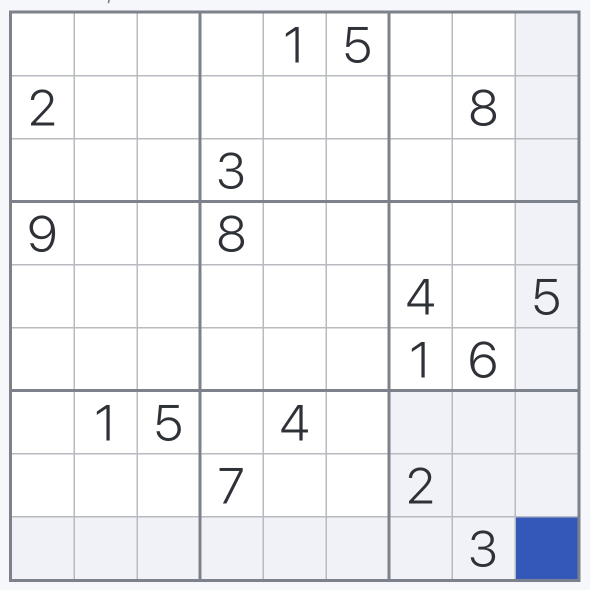
#> input picture datasets/sudokus/extreme_6.jpg, 1179 x 1179 px (shown at 1/2 size)
$ python extract_cells.py
#> lines starting #> are read from the running program, lines starting #| are printed output that depends on the picture; after the words box and inside, x2 and y2 are one past the last pixel; in counts of white or black regions, pixels touching at a corner belong together
### vision/board_segmenter.py
##################################################################################################
#                                        SCRIPT OVERVIEW                                         #
#                                                                                                #
# This script handles Sudoku grid segmentation. It takes a JPG/PNG image of a Sudoku puzzle,     #
# detects the board using contour detection and perspective transformation, and segments it      #
# into 81 individual cell readme_images (9x9). These can then be passed to OCR modules for digit        #
# extraction.                                                                                    #
##################################################################################################

##################################################################################################
#                                            IMPORTS                                             #
##################################################################################################

import cv2
import numpy as np
import os

##################################################################################################
#                                        IMPLEMENTATION                                          #
##################################################################################################

def preprocess_image(image):
    """
    Applies grayscale, Gaussian blur, and adaptive thresholding to enhance the Sudoku grid.

    Args:
        image (np.ndarray): Original BGR Sudoku image.

    Returns:
        np.ndarray: Preprocessed binary image highlighting grid lines.
    """

    gray = cv2.cvtColor(image, cv2.COLOR_BGR2GRAY)
    blur = cv2.GaussianBlur(gray, (5, 5), 0)
    thresh = cv2.adaptiveThreshold(
        blur, 255, cv2.ADAPTIVE_THRESH_GAUSSIAN_C,
        cv2.THRESH_BINARY_INV, 11, 2
    )
    return thresh

def find_largest_contour(thresh_img):
    """
    Finds the largest external contour in a thresholded image.

    Assumes the largest contour corresponds to the Sudoku board.

    Args:
        thresh_img (np.ndarray): Binary preprocessed image.

    Returns:
        np.ndarray: Contour of the Sudoku grid.
    """

    contours, _ = cv2.findContours(thresh_img, cv2.RETR_EXTERNAL, cv2.CHAIN_APPROX_SIMPLE)
    return max(contours, key=cv2.contourArea)

def warp_perspective(image, contour, size=450):
    """
    Warps a detected grid contour into a top-down square view.

    Applies a perspective transform and fixes orientation for consistency.

    Args:
        image (np.ndarray): Original image.
        contour (np.ndarray): 4-point contour of the Sudoku grid.
        size (int): Desired output size (default: 450).

    Returns:
        np.ndarray: Warped, oriented square image of the Sudoku grid.

    Raises:
        ValueError: If the contour does not have exactly 4 points.
    """

    peri = cv2.arcLength(contour, True)
    approx = cv2.approxPolyDP(contour, 0.02 * peri, True)

    if len(approx) != 4:
        raise ValueError("Could not find 4-cornered grid contour.")

    points = approx.reshape(4, 2)
    points = sorted(points, key=lambda x: x[0] + x[1])
    tl, tr = sorted(points[:2], key=lambda x: x[0])
    bl, br = sorted(points[2:], key=lambda x: x[0])

    src = np.array([tl, tr, br, bl], dtype="float32")
    dst = np.array([[0, 0], [size-1, 0], [size-1, size-1], [0, size-1]], dtype="float32")

    matrix = cv2.getPerspectiveTransform(src, dst)

    warped = cv2.warpPerspective(image, matrix, (size, size))

    # 💡 FIX ORIENTATION
    warped = cv2.rotate(warped, cv2.ROTATE_90_CLOCKWISE)
    warped = cv2.flip(warped, 1)  # Horizontal flip

    return warped

def segment_cells(warped_grid):
    """
    Splits a warped Sudoku grid into 81 equal-sized cell readme_images.

    Args:
        warped_grid (np.ndarray): Top-down 450x450 Sudoku grid image.

    Returns:
        list[np.ndarray]: List of 81 cell readme_images in row-major order.
    """

    cells = []
    size = warped_grid.shape[0]  # assuming square
    cell_size = size // 9

    for y in range(9):
        for x in range(9):
            x1, y1 = x * cell_size, y * cell_size
            cell = warped_grid[y1:y1 + cell_size, x1:x1 + cell_size]
            cells.append(cell)
    return cells

def extract_cells_from_image(image_path: str) -> list:
    """
    Full pipeline to extract 81 cell readme_images from a Sudoku puzzle image.

    Args:
        image_path (str): Path to the input image.

    Returns:
        list[np.ndarray]: List of 81 segmented cell readme_images.
    """

    if not os.path.exists(image_path):
        raise FileNotFoundError(f"Image not found: {image_path}")

    image = cv2.imread(image_path)
    preprocessed = preprocess_image(image)
    contour = find_largest_contour(preprocessed)
    warped = warp_perspective(image, contour)
    cell_images = segment_cells(warped)
    return cell_images

### cnn_classifier/extract_cells.py
##################################################################################################
#                                        SCRIPT OVERVIEW                                         #
#                                                                                                #
# This script prepares a datasets for training a custom CNN digit classifier.                    #
# It loads a Sudoku image, segments it into 81 cells, and saves each cell as an image            #
# in a folder based on the image name.                                                           #
# These can then be manually labeled and organized into folders for training.                    #
##################################################################################################

##################################################################################################
#                                            IMPORTS                                             #
##################################################################################################

import os
import cv2
import sys
from utils.logs_config import logger
from vision.board_segmenter import extract_cells_from_image

##################################################################################################
#                                        CONFIGURATION                                           #
##################################################################################################

sys.path.append(os.path.abspath(os.path.join(os.path.dirname(__file__), "..")))

# Path to image to segment
IMAGE_PATH = "../datasets/sudokus/extreme_6.jpg"

# Output folder
OUTPUT_DIR = "../datasets/raw"

##################################################################################################
#                                        IMPLEMENTATION                                          #
##################################################################################################

def save_cells_from_image(image_path: str):
    """
    Segments a Sudoku image into 81 individual cell readme_images and saves them to disk.

    Given a path to a full Sudoku board image, this function uses the board segmenter
    to extract each of the 81 cells. The resulting cell readme_images are saved as individual
    PNG files in a subdirectory named after the source image.

    Args:
        image_path (str): Path to the input Sudoku image file.

    Output:
        81 PNG readme_images saved to a subfolder within OUTPUT_DIR.
    """
#> called with image_path = '../datasets/sudokus/extreme_6.jpg'

    image_name = os.path.splitext(os.path.basename(image_path))[0]
    output_path = os.path.join(OUTPUT_DIR, image_name)

    os.makedirs(output_path, exist_ok=True)

    logger.info(f"📸 Processing image: {image_path}")
#> (this line was passed over: colorlog is not available in this run)
    cells = extract_cells_from_image(image_path)
#> in extract_cells_from_image, image is the input picture: shape (1179, 1179, 3); mean B, G, R 243.3, 240.4, 239.5
#> in preprocess_image, `thresh = cv2.adaptiveThreshold( blur, 255, cv2.ADAPTIVE_THRESH_GAUSSIA..`:
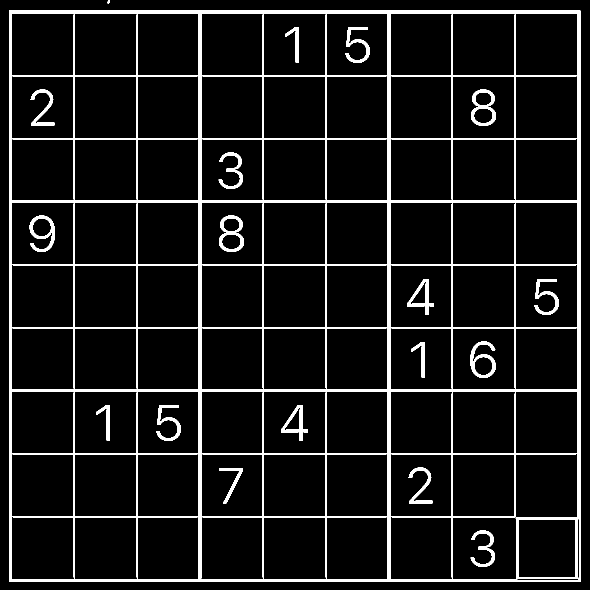
#> thresh: shape (1179, 1179) (shown at 1/2 size); 8.1% white; 19 white regions
#> in find_largest_contour, `contours, _ = cv2.findContours(thresh_img, cv2.RETR_EXTERNAL, cv2.CHAI..`: contours = 2 contours, 1 with area under 20; largest, box (x1, y1, x2, y2) and area: (18, 21, 1161, 1164) 1304164
#> in extract_cells_from_image, `contour = find_largest_contour(preprocessed)`: contour = [[18, 21], [18, 1163], [1160, 1163], [1160, 21]]
#> in warp_perspective, `peri = cv2.arcLength(contour, True)`: peri = 4568
#> in warp_perspective, `approx = cv2.approxPolyDP(contour, 0.02 * peri, True)`: approx = [[18, 21], [18, 1163], [1160, 1163], [1160, 21]]
#> in warp_perspective, `points = sorted(points, key=lambda x: x[0] + x[1])`: points = [[18, 21], [18, 1163], [1160, 21], [1160, 1163]]
#> in warp_perspective, `tl, tr = sorted(points[:2], key=lambda x: x[0])`: tl = [18, 21]; tr = [18, 1163]
#> in warp_perspective, `bl, br = sorted(points[2:], key=lambda x: x[0])`: bl = [1160, 21]; br = [1160, 1163]
#> in warp_perspective, `src = np.array([tl, tr, br, bl], dtype="float32")`: src = [[18, 21], [18, 1163], [1160, 1163], [1160, 21]]
#> in warp_perspective, `matrix = cv2.getPerspectiveTransform(src, dst)`: matrix = [[1.02e-17, 0.393, -8.26], [0.393, -2.76e-19, -7.08], [1.49e-19, 0, 1]]
#> in warp_perspective, `warped = cv2.warpPerspective(image, matrix, (size, size))`:
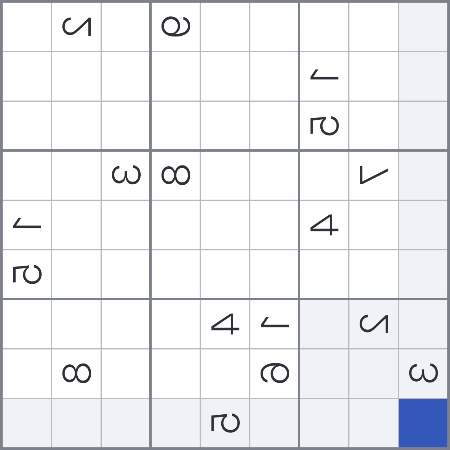
#> warped: shape (450, 450, 3); mean B, G, R 242.3, 239.4, 238.5
#> in warp_perspective, `warped = cv2.rotate(warped, cv2.ROTATE_90_CLOCKWISE)`:
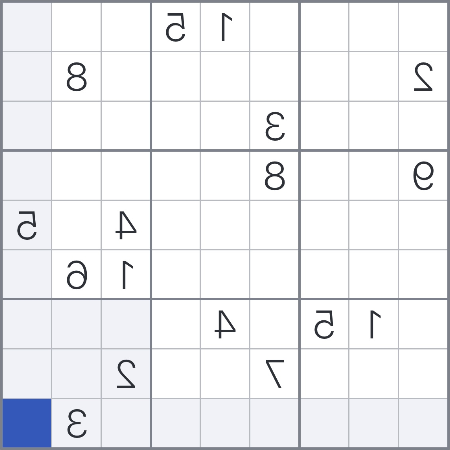
#> warped: shape (450, 450, 3); mean B, G, R 242.3, 239.4, 238.5
#> in warp_perspective, `warped = cv2.flip(warped, 1)`:
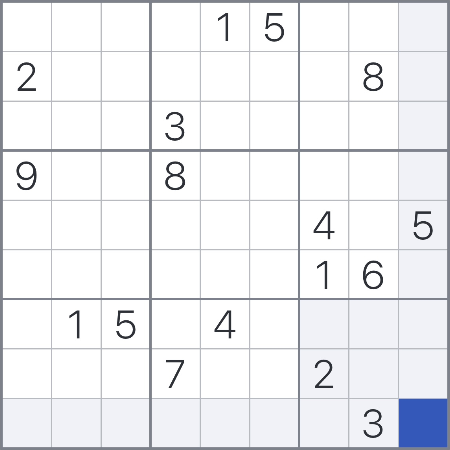
#> warped: shape (450, 450, 3); mean B, G, R 242.3, 239.4, 238.5
#> after the loop in segment_cells, `for y in range(9):`: cells = 81 items
#> cells = 81 items

    logger.info(f"💾 Saving 81 extracted cells to: {output_path}")
#> (this line was passed over: colorlog is not available in this run)

    for idx, cell in enumerate(cells):
        filename = f"{image_name}_cell_{idx:02}.png"
        cv2.imwrite(os.path.join(output_path, filename), cell)
#> this loop made 81 passes
#> filename on passes 1 to 12: 'extreme_6_cell_00.png', 'extreme_6_cell_01.png', 'extreme_6_cell_02.png', 'extreme_6_cell_03.png', 'extreme_6_cell_04.png', 'extreme_6_cell_05.png', 'extreme_6_cell_06.png', 'extreme_6_cell_07.png', 'extreme_6_cell_08.png', 'extreme_6_cell_09.png', 'extreme_6_cell_10.png', 'extreme_6_cell_11.png'
#> pass 1, in save_cells_from_image, `cv2.imwrite(os.path.join(output_path, filename), cell)`:
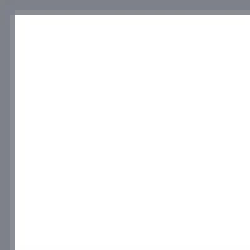
#> saved as extreme_6_cell_00.png: shape (50, 50, 3) (shown 5 times larger); mean B, G, R 241.7, 240.8, 240.4
#> pass 2, in save_cells_from_image, `cv2.imwrite(os.path.join(output_path, filename), cell)`:
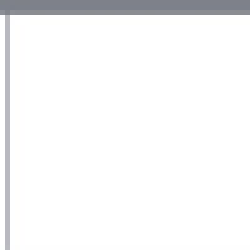
#> saved as extreme_6_cell_01.png: shape (50, 50, 3) (shown 5 times larger); mean B, G, R 246.9, 246.3, 246.1

    logger.info("✅ Done! Now label the readme_images manually.")
#> (this line was passed over: colorlog is not available in this run)

##################################################################################################
#                                               MAIN                                             #
##################################################################################################

if __name__ == "__main__":
    save_cells_from_image(IMAGE_PATH)

$ run again, with datasets/sudokus/extreme_4.jpg copied over datasets/sudokus/extreme_6.jpg
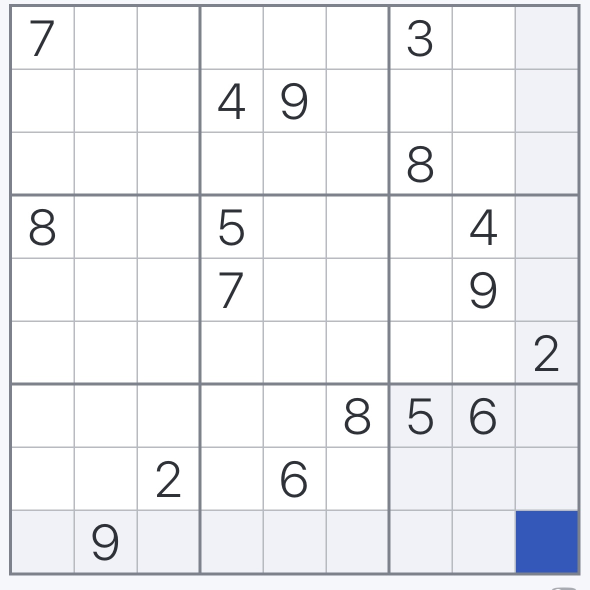
#> input picture datasets/sudokus/extreme_4.jpg, 1179 x 1179 px (shown at 1/2 size)
#> in extract_cells_from_image, image is the input picture: shape (1179, 1179, 3); mean B, G, R 243.1, 240.1, 239.2
#> in preprocess_image, `thresh = cv2.adaptiveThreshold( blur, 255, cv2.ADAPTIVE_THRESH_GAUSSIA..`:
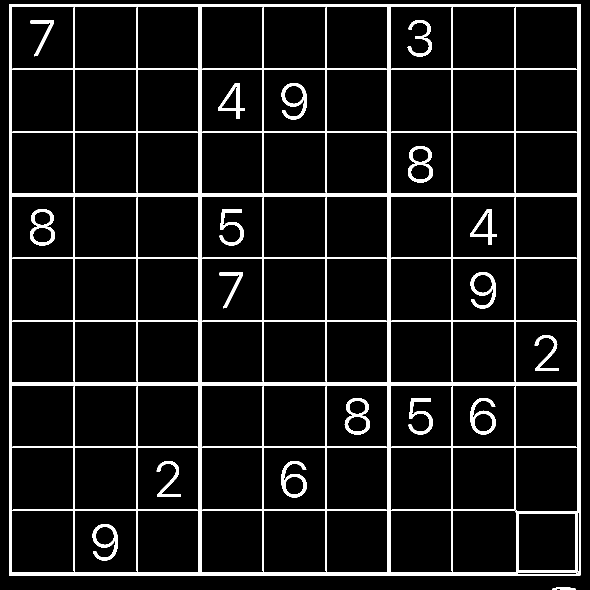
#> thresh: shape (1179, 1179) (shown at 1/2 size); 8.2% white; 19 white regions
#> contours = 2 contours; box (x1, y1, x2, y2) and area: (18, 8, 1161, 1151) 1304164, (1105, 1175, 1151, 1179) 107
#> contour = [[18, 8], [18, 1150], [1160, 1150], [1160, 8]]
#> peri = 4568
#> approx = [[18, 8], [18, 1150], [1160, 1150], [1160, 8]]
#> in warp_perspective, `points = sorted(points, key=lambda x: x[0] + x[1])`: points = [[18, 8], [18, 1150], [1160, 8], [1160, 1150]]
#> tl = [18, 8]; tr = [18, 1150]
#> bl = [1160, 8]; br = [1160, 1150]
#> src = [[18, 8], [18, 1150], [1160, 1150], [1160, 8]]
#> matrix = [[-1.75e-17, 0.393, -3.15], [0.393, 0, -7.08], [6.76e-20, 0, 1]]
#> after the loop in segment_cells, `for y in range(9):`: cells = 81 items
#> the loop in save_cells_from_image, `for idx, cell in enumerate(cells):` made 81 passes
#> filename on passes 1 to 8: 'extreme_6_cell_00.png', 'extreme_6_cell_01.png', 'extreme_6_cell_02.png', 'extreme_6_cell_03.png', 'extreme_6_cell_04.png', 'extreme_6_cell_05.png', 'extreme_6_cell_06.png', 'extreme_6_cell_07.png'
#> pass 1, in save_cells_from_image, `cv2.imwrite(os.path.join(output_path, filename), cell)`:
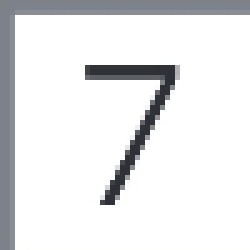
#> saved as extreme_6_cell_00.png: shape (50, 50, 3) (shown 5 times larger); mean B, G, R 232.2, 231, 230.5
